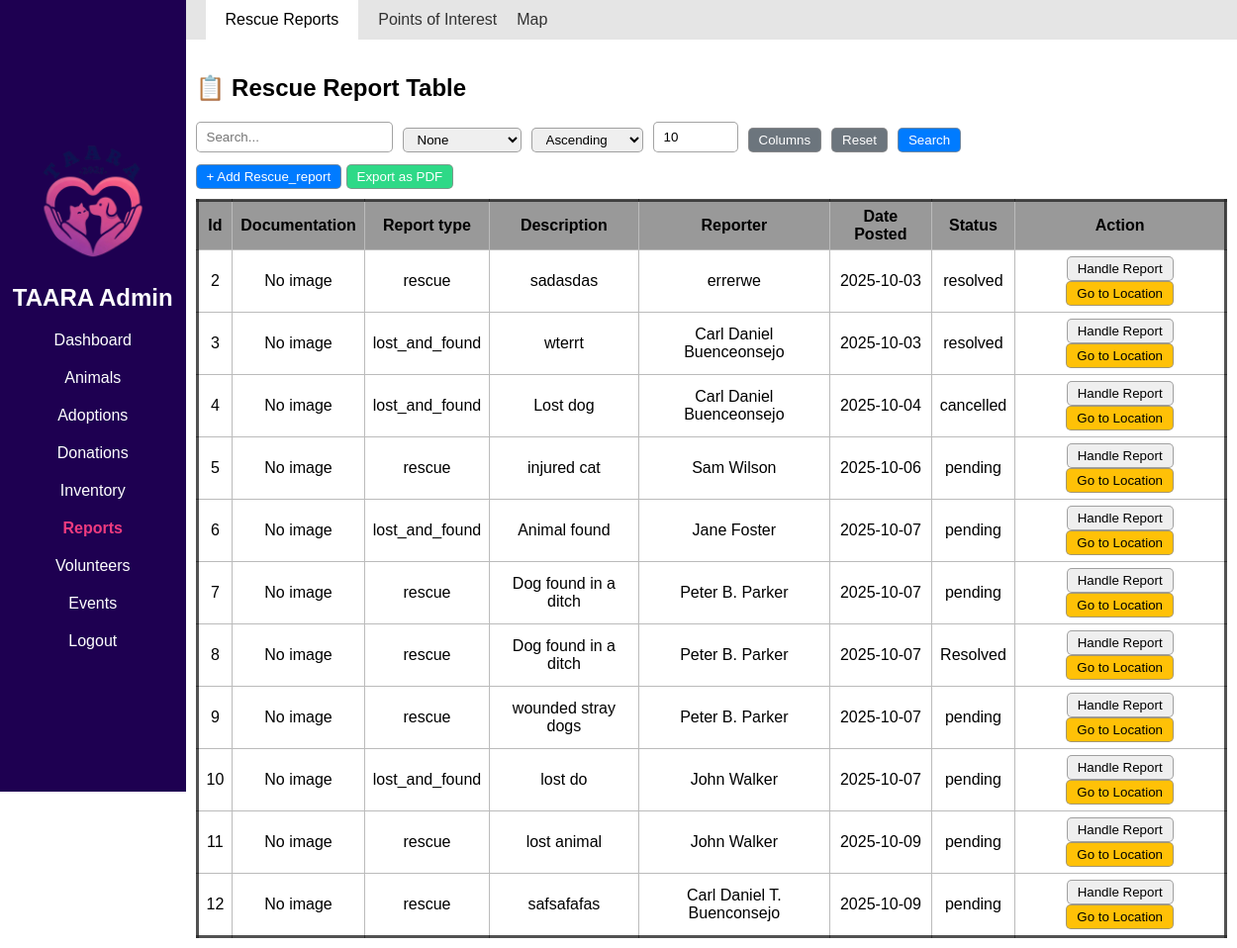
Screenshot of /Admin/reports-rescue.php with the database file from the repository.
### tables this page shows
CREATE TABLE `rescue_report` (
  `report_id` int(11) NOT NULL,
  `user_id` int(11) NOT NULL,
  `type` varchar(50) NOT NULL,
  `description` varchar(1200) NOT NULL,
  `full_name` varchar(500) NOT NULL,
  `contact_num` int(20) NOT NULL,
  `location` varchar(500) NOT NULL,
  `img` varchar(500) NOT NULL,
  `agreed_to_email` int(11) NOT NULL,
  `date_posted` date NOT NULL,
  `status` varchar(30) NOT NULL
);

### includes/db_connection.php (called while the page is built, shortened)
<?php
function connect() {
    $servername =  "localhost";
    $username =  "root";
    $password =  "";
    $dbname =  "taara_db";
    $conn = new mysqli($servername, $username, $password, $dbname);
    return $conn;
}
class DatabaseCRUD {
    private $conn;
    private $table;
    public function __construct($table) {
        $this->conn = connect();
        $this->table = $table;
        $this->columns = $this->getTableColumns();
    }
    private function getTableColumns() {
        $query = "SHOW COLUMNS FROM `$this->table`";
        $result = $this->conn->query($query);
        $cols = [];
        while ($row = $result->fetch_assoc()) {
            $cols[$row['Field']] = $row;
        }
        return $cols;
    }
    public function readAll() {
        $sql = "SELECT * FROM {$this->table}";
        $result = $this->conn->query($sql);
        $rows = [];
        if ($result && $result->num_rows > 0) {
            while ($row = $result->fetch_assoc()) {
                $rows[] = $row;
            }
        }
        return $rows;
    }
}

### Admin/reports-rescue.php (the view, shortened to what this page needs)
<?php
include "../includes/db_connection.php";
include "../Admin/admin_ui.php";
$tableName = 'rescue_report';
$crud = new DatabaseCRUD($tableName);
$tableData = $crud->readAll();
$fieldsConfig = [
    'report_id' => 'id',
    'user_id' => 'fk',
    'type' => ['rescue', 'lost_and_found'],
    'description' => 'textarea',
    'full_name' => 'text',
    'contact_num' => 'number',
    'location' => 'text',
    'img' => 'image',
    'date_posted' => 'date',
    'status' => ['pending', 'cancelled', 'resolved']
];
$foreignKeys = [
    'animal_id' => [
        'table' => 'animal',
        'key'   => 'animal_id',
        'label' => 'name'
    ]
];
$fkCache = [];
foreach ($foreignKeys as $fkColumn => $fkConf) {
    $fkCrud = new DatabaseCRUD($fkConf["table"]);
    $records = $fkCrud->readAll();
    foreach ($records as $r) {
        $fkCache[$fkColumn][$r[$fkConf["key"]]] = $r[$fkConf["label"]];
    }
    $foreignKeys[$fkColumn]['records'] = $records;
}
$fieldLabels = [
    'report_id' => 'Id',
    'user_id' => 'User',
    'type' => 'Report type',
    'description' => 'Description',
    'full_name' => 'Reporter',
    'contact_num' => 'Contact',
    'location' => 'Location(geodata)',
    'img' => 'Documentation',
    'date_posted' => 'Date Posted',
    'status' => 'Status'
];
$visibleColumns = $_SESSION['visibleColumns'];
function e($v){ return htmlspecialchars($v ?? '', ENT_QUOTES); }
include "../includes/post_handler.php";
?>
<!DOCTYPE html>
<html>
<head>
<link rel="stylesheet" href="../CSS/admin_style.css">
</head>
<body>
<?= displayNav('reports'); ?>
<main class="content flex-c">
    <header class='top-nav flex-r'>
        <a href='reports-rescue.php' class='top-active'>Rescue Reports</a>
        <a href='reports-poi.php'>Points of Interest</a>
        <a href='reports-map.php'>Map</a>
    </header>
    <div style='padding-inline:10px;'>
        <h2>📋 <?= ucwords(str_replace('_',' ',$tableName)) ?> Table</h2>
        <form method="POST" enctype="multipart/form-data" style="margin-bottom:12px;">
            <div class="search-group">
                <input type="text" name="search_bar" class="search-bar" placeholder="Search..." value="<?= e($_POST['search_bar'] ?? '') ?>">
                <select name="search_by">
                    <option value="none">None</option>
                </select>
                <select name="order_by" placeholder='Order by'>
                    <option value="ascending" <?= (isset($_POST['order_by']) && $_POST['order_by']==='ascending')?'selected':'' ?>>Ascending</option>
                </select>
                <input type="number" name="num_of_results" min="1" max="1000" value="<?= intval($_POST['num_of_results']??10) ?>" placeholder='Results shown'>
                <button type="button" class="btn btn-secondary" onclick="toggleColumnSelector()">Columns</button>
                <button type="submit" name="reset_btn" class="btn btn-secondary">Reset</button >
                <button type="submit" name="search_btn" class="btn btn-primary">Search</button>
            </div>
        </form>
        <button class="btn btn-primary" onclick="openSharedModal('add')">+ Add <?= ucwords($tableName) ?></button>
        <a href="../export/export_pdf.php?table=<?=$tableName?>" target="_blank"><button type='button' class="btn btn-success">Export as PDF</button></a>
        <div class="result-table">
            <table class="rounded-border">
                <thead>
                <tr>
                    <?php foreach($visibleColumns as $f): ?>
                        <?php
                            if(isset($foreignKeys[$f])) {
                                $label = $foreignKeys[$f]['label'];
                                echo "<th>" . e($fieldLabels[$f] ?? ucwords(str_replace('_',' ',$f))) . "</th>";
                            } else {
                                echo "<th>" . e($fieldLabels[$f] ?? ucwords(str_replace('_',' ',$f))) . "</th>";
                            }
                        ?>
                    <?php endforeach; ?>
                    <th>Action</th>
                </tr>
                </thead>
                <tbody>
                <?php foreach($tableData as $row): ?>
                <tr>
                    <?php foreach($visibleColumns as $f): ?>
                        <?php if ($fieldsConfig[$f] === 'image'): ?>
                            <?php
                                $imgFile = $row[$f] ?? '';
                                $imgPath = "../Assets/UserGenerated/" . $imgFile;
                                $exists = !empty($imgFile) && file_exists(__DIR__ . "/../Assets/UserGenerated/" . $imgFile);
                            ?>
                            <td>
                                <?php if ($exists): ?>
                                    <img
                                        src="<?= $imgPath ?>"
                                        class="thumb-img"
                                        onclick="openImagePreview('<?= $imgPath ?>')">
                                <?php else: ?>
                                    <span>No image</span>
                                <?php endif; ?>
                            </td>
                        <?php elseif(isset($foreignKeys[$f])): ?>
                            <td><?= e($fkCache[$f][$row[$f]] ?? "Unknown") ?></td>
                        <?php else: ?>
                            <td><?= e($row[$f] ?? '') ?></td>
                        <?php endif; ?>
                    <?php endforeach; ?>
                    <td style="width: auto;">
                        <?php $json = htmlspecialchars(json_encode($row, JSON_HEX_APOS | JSON_HEX_QUOT), ENT_QUOTES, 'UTF-8'); ?>
                        <button onclick="openSetPropertyModal( <?= $json ?>)" class='btn btn-info action-btn'>Handle Report</button>
                        <a href="reports-map.php?geolocation=<?= urlencode($row['location']) ?>"><button class='btn btn-warning action-btn'>Go to Location</button></a>
                    </td>
                </tr>
                <?php endforeach; ?>
                </tbody>
            </table>
        </div>
    </div>
</main>
</body>
</html>

### CSS/admin_style.css (style rules this page uses)
* { font-family: Arial, Helvetica, sans-serif; }
body { margin: 0; }
main { gap: 15px; height: auto; }
table { text-align: center; width: 100%; border-collapse: collapse; margin-block: 10px; }
thead { border-collapse: collapse; background-color: #999999; }
th,td { padding: 6px 8px; border: 1px solid #bbb; }
a { text-decoration: none; color: inherit; }
input, select, datalist, button, textarea { border: 1px solid rgba(141, 141, 141, 0.8); width: auto; border-radius: 5px; height: 25px; padding: 2px 10px; }
.flex-c { display: flex; flex-direction: column; }
.flex-r { display: flex; flex-direction: row; }
.rounded-border { border: 3px solid rgba(39, 39, 39, 0.8); border-radius: 15px; }
.top-nav { width: 100%; height: 5vh; box-shadow: 1px rgba(5, 2, 2, 0.3); display: flex; flex-direction: row; align-items: center; padding-inline: 20px; gap: 20px; background-color: #e5e5e5; color: #323232; }
.top-active { background-color: white; border-radius: 5px; padding: 20px; color: #000000; }
.content { margin-left: 15vw; }
.search-group { gap: 0.2rem; display: flex; align-items: flex-end; gap: 10px; }
.btn { cursor:pointer; place-content: center; place-items: center; }
.btn-primary { background:#007bff; color:#fff; }
.btn-warning { background:#ffc107; color:#000; }
.btn-success { background:#2ed987; color:#fff; }
.btn-secondary { background:#6c757d; color:#fff; }

### rows the page displays
rescue_report: report_id "2", type "rescue", description "sadasdas", full_name "errerwe", date_posted "2025-10-03", status "resolved"
rescue_report: report_id "3", type "lost_and_found", description "wterrt", full_name "Carl Daniel Buenceonsejo", date_posted "2025-10-03", status "resolved"
rescue_report: report_id "4", type "lost_and_found", description "Lost dog", full_name "Carl Daniel Buenceonsejo", date_posted "2025-10-04", status "cancelled"
rescue_report: report_id "5", type "rescue", description "injured cat", full_name "Sam Wilson", date_posted "2025-10-06", status "pending"
rescue_report: report_id "6", type "lost_and_found", description "Animal found", full_name "Jane Foster", date_posted "2025-10-07", status "pending"
rescue_report: report_id "7", type "rescue", description "Dog found in a ditch", full_name "Peter B. Parker", date_posted "2025-10-07", status "pending"
rescue_report: report_id "8", type "rescue", description "Dog found in a ditch", full_name "Peter B. Parker", date_posted "2025-10-07", status "Resolved"
rescue_report: report_id "9", type "rescue", description "wounded stray dogs", full_name "Peter B. Parker", date_posted "2025-10-07", status "pending"
rescue_report: report_id "10", type "lost_and_found", description "lost do", full_name "John Walker", date_posted "2025-10-07", status "pending"
rescue_report: report_id "11", type "rescue", description "lost animal", full_name "John Walker", date_posted "2025-10-09", status "pending"
rescue_report: report_id "12", type "rescue", description "safsafafas", full_name "Carl Daniel T. Buenconsejo", date_posted "2025-10-09", status "pending"

### other values shown
str_replace('_',' ',$tableName) "Rescue Report"
$tableName "Rescue_report"
$fieldLabels[$f] "Id"
$fieldLabels[$f] "Documentation"
$fieldLabels[$f] "Report type"
$fieldLabels[$f] "Description"
$fieldLabels[$f] "Reporter"
$fieldLabels[$f] "Date Posted"
$fieldLabels[$f] "Status"
